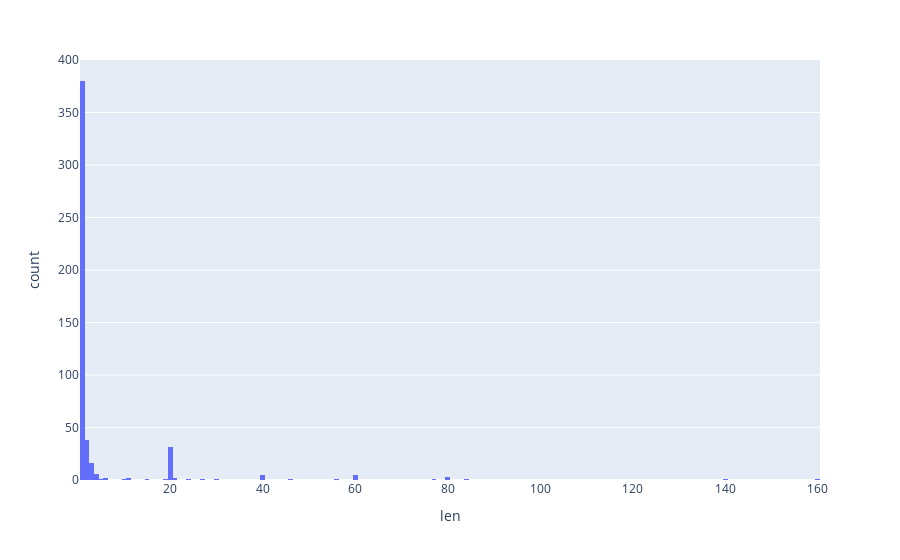

The code cell stored with this chart in its notebook:
### Code cell
px.histogram(
    jpmorgans.group_by("accession").agg(pl.len()).sort("len"), x="len", nbins=160
)

### Figure 1 — Plotly figure (JSON) as saved in the notebook; plotly's stock layout.template omitted (floating-point values rounded to 4 significant figures; data arrays with more than 128 entries replaced by an {"elided": "..."} marker saying what was removed)
{"data": [{"alignmentgroup": "True", "bingroup": "x", "hovertemplate": "len=%{x}<br>count=%{y}<extra></extra>", "legendgroup": "", "marker": {"color": "#636efa", "pattern": {"shape": ""}}, "name": "", "nbinsx": 160, "offsetgroup": "", "orientation": "v", "showlegend": false, "type": "histogram", "x": {"elided": "503 int values"}, "xaxis": "x", "yaxis": "y"}], "layout": {"barmode": "relative", "legend": {"tracegroupgap": 0}, "margin": {"t": 60}, "xaxis": {"anchor": "y", "domain": [0, 1], "title": {"text": "len"}}, "yaxis": {"anchor": "x", "domain": [0, 1], "title": {"text": "count"}}}}
